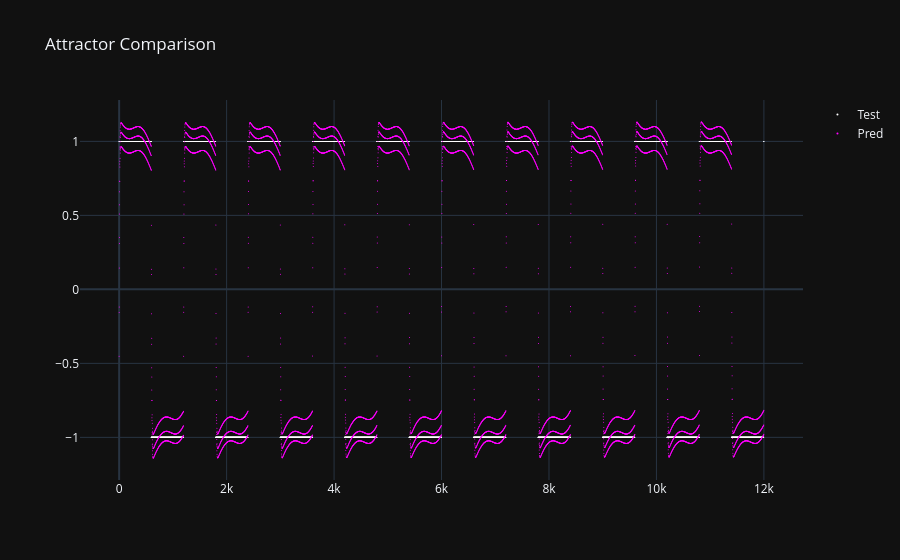
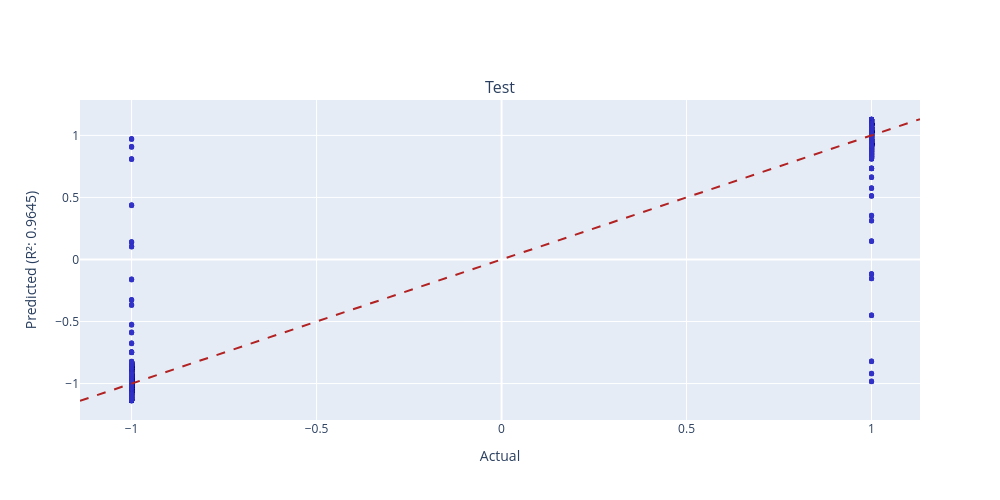

Notebook source saved alongside these figures, in order:
### Code cell
scatter_plot([Y_test, Y_pred]).show()
r_2_plots_grid(Y_test, Y_pred, ["Test", "Pred"]).show()

### Figure 1 — Plotly figure (JSON) as saved in the notebook; plotly's stock layout.template omitted (floating-point values rounded to 4 significant figures; data arrays with more than 128 entries replaced by an {"elided": "..."} marker saying what was removed)
{"data": [{"marker": {"color": "white", "size": 1}, "mode": "markers", "name": "Test", "type": "scatter", "x": {"elided": "12000 int values"}, "y": {"elided": "12000 int values"}}, {"marker": {"color": "magenta", "size": 1}, "mode": "markers", "name": "Pred", "type": "scatter", "x": {"elided": "12000 int values"}, "y": {"elided": "12000 float values"}}], "layout": {"title": {"text": "Attractor Comparison"}}}

### Figure 2 — Plotly figure (JSON) as saved in the notebook; plotly's stock layout.template omitted (floating-point values rounded to 4 significant figures; data arrays with more than 128 entries replaced by an {"elided": "..."} marker saying what was removed)
{"data": [{"marker": {"color": "rgba(50, 50, 200, 0.5)", "size": 5}, "mode": "markers", "name": "Data", "type": "scatter", "x": {"elided": "12000 int values"}, "xaxis": "x", "y": {"elided": "12000 float values"}, "yaxis": "y"}, {"line": {"color": "firebrick", "dash": "dash"}, "mode": "lines", "name": "Ideal", "type": "scatter", "x": [-1.139, 1.131], "xaxis": "x", "y": [-1.139, 1.131], "yaxis": "y"}], "layout": {"annotations": [{"font": {"size": 16}, "showarrow": false, "text": "Test", "x": 0.5, "xanchor": "center", "xref": "paper", "y": 1, "yanchor": "bottom", "yref": "paper"}], "height": 500, "showlegend": false, "width": 1000, "xaxis": {"anchor": "y", "domain": [0, 1], "title": {"text": "Actual"}}, "yaxis": {"anchor": "x", "domain": [0, 1], "title": {"text": "Predicted (R²: 0.9645)"}}}}
